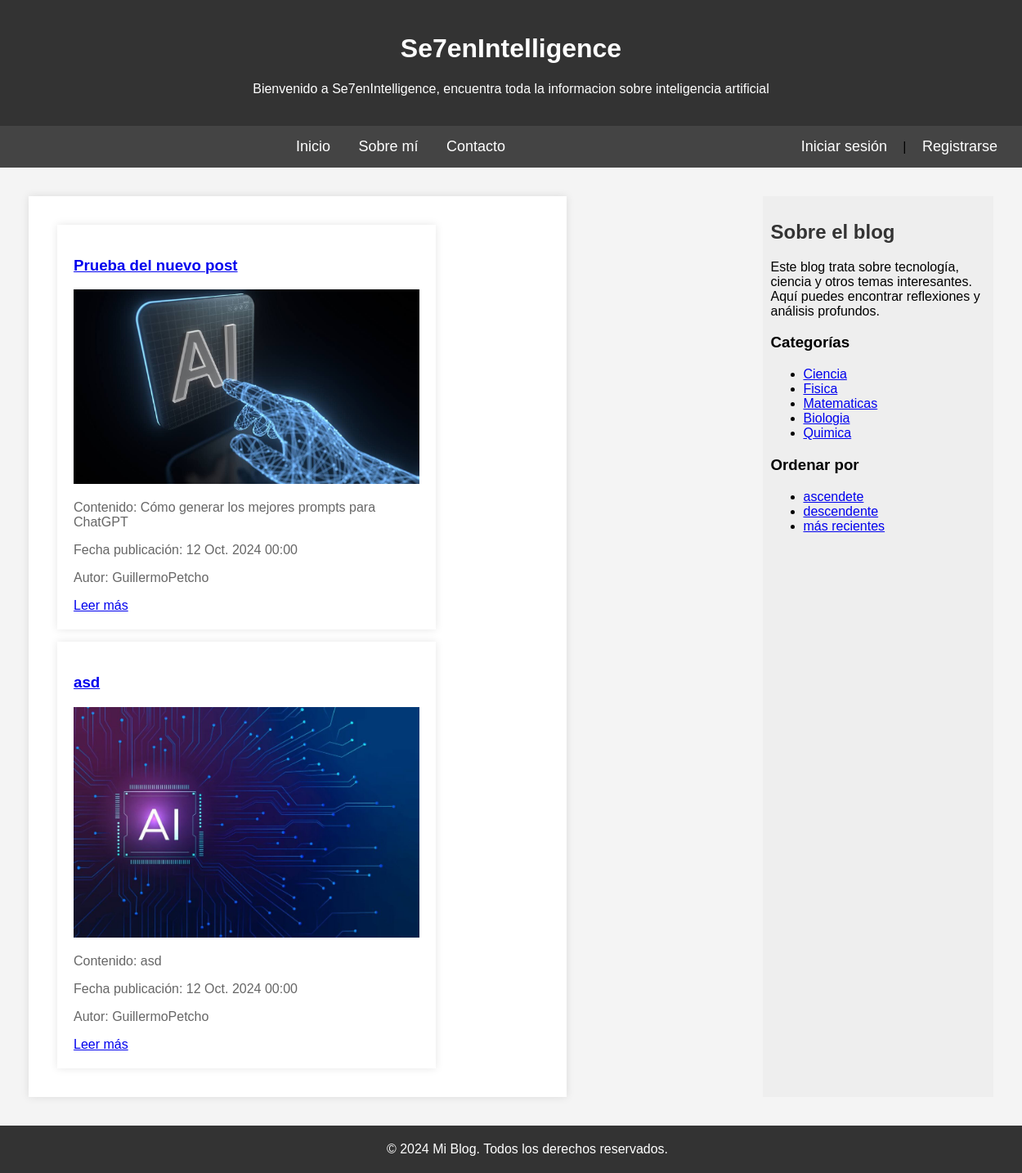
The page /inicio/ on the database its author committed.
### myblog/models.py (models this page shows, shortened)
class Post(models.Model):
    autor = models.ForeignKey(settings.AUTH_USER_MODEL, on_delete=models.CASCADE)
    titulo = models.CharField(max_length=200)
    resumen = models.TextField(max_length=50000)
    fecha_creacion = models.DateTimeField(default=timezone.now)
    fecha_publicacion = models.DateTimeField(blank=True, null=True)
    contenido = models.TextField(max_length=50000)
    imagen = models.ImageField(null=True, blank= True,upload_to= "img/posts", help_text= "Imagen del post")
    categorias = models.ManyToManyField(Categoria, related_name="posts")

class Categoria(models.Model):
    nombre = models.CharField(max_length=200,unique=True)

### myblog/views.py (the view)
# urls.py: path("inicio/", listar_posts, name="inicio"),  # Ruta para la vista de inicio
def listar_posts(request):
    posts = Post.objects.all()  # Obtén todos los posts
    categorias = Categoria.objects.all()  # Obtén todas las categorías
    ultimosposts = Post.objects.all().order_by('fecha_publicacion')  # Cambia si necesitas limitar e numero de posts
    categoria_id = request.GET.get('categoria')
    if categoria_id:
        posts = posts.filter(categorias__id=categoria_id)
    return render(request, 'inicio.html',
                  {'ultimosposts': ultimosposts,
                   'categorias': categorias ,
                   'mostrar_categorias': True,
                   'mostrar_fechas': True})

### templates/inicio.html
{% extends 'base.html' %}
{% block content %}
<section>
    <div class="post">
        {% if listar_posts_alfabeticamente %}
        <ul>
            {% for post in ultimosposts %}
                <li>{{ post.titulo }}</li>
            {% endfor %}
        </ul>
        {% else %}
                {% for post in ultimosposts %}
                <article class="post">
                    <h3><a href="{% url 'post_detalle' post.id %}">{{ post.titulo }}</a></h3>
                    {% if post.imagen %}
                    <img class="imagen" src="{{ post.imagen.url }}" alt="Imagen de {{ post.titulo }}" />
                    {% else %}
                        <p>No hay imagen disponible.</p>
                    {% endif %}
                    <p>Contenido: {{ post.resumen }}</p>
                    <p>Fecha publicación: {{ post.fecha_publicacion }}</p>
                    <p>Autor: {{ post.autor }}</p>
                    <a href="{% url 'post_detalle' post.id %}">Leer más</a>
                </article>
                {% empty %}
                    <p>No hay posts disponibles.</p>
                {% endfor %}
        {% endif %}
    </div>
</section>
{% endblock %}

### templates/base.html (shortened to what this page needs)
<!DOCTYPE html>
{% load static %}
<html lang="es">
<head>
</head>
<body>
<header>
    {% if user.is_authenticated %}
        <h1>Se7enIntelligence</h1>
        <p>Bienvenido {{ user.username }}, encuentra toda la informacion sobre inteligencia artificial</p>
    {% else %}
        <h1>Se7enIntelligence</h1>
        <p>Bienvenido a Se7enIntelligence, encuentra toda la informacion sobre inteligencia artificial</p>
    {% endif %}
</header>
<nav>
    <a href="{% url 'inicio' %}">Inicio</a>
    <a href="{% url 'acerca_de' %}">Sobre mí</a>
    <a href="{% url 'contacto' %}">Contacto</a>
    <span style="float: right;">
        {% if user.is_authenticated %}
        <form method="POST" action="{% url 'logout' %}" style="display:inline;">
            {% csrf_token %}
            <button type="submit">Cerrar sesión</button>
        </form>
    {% else %}
        <a href="{% url 'login' %}">Iniciar sesión</a> | <a href="{% url 'signup' %}">Registrarse</a>
    {% endif %}
    </span>
</nav>
<main>
    <section class = "container">
        {% block content %}
        {% endblock %}
    </section>
    <aside class="sidebar">
        <h2>Sobre el blog</h2>
        <p>Este blog trata sobre tecnología, ciencia y otros temas interesantes. Aquí puedes encontrar reflexiones y análisis profundos.</p>
        {% if mostrar_categorias %}
            <h3>Categorías</h3>
            <ul>
                {% for categoria in categorias %}
                    <li>
                        <a href="{% url 'listar_posts_por_categoria' categoria.id %}">
                            {{ categoria.nombre }}
                        </a>
                    </li>
                {% endfor %}
            </ul>
        {% endif %}
        {% if mostrar_fechas %}
        <div>
            <h3>Ordenar por</h3>
            <ul>
                <li>
                    <a href="{% url 'listar_posts_alfabeticamente' %}?orden=asc">ascendete</a>
                </li>
                <li>
                    <a href="{% url 'listar_posts_alfabeticamente' %}?orden=desc">descendente</a>
                </li>
                <li>
                    <a href="{% url 'listar_posts_fechas' %}">más recientes</a>
                </li>
            </ul>
        </div>
        {% endif %}
    </aside>
</main>
<footer>
    <p>&copy; 2024 Mi Blog. Todos los derechos reservados.</p>
</footer>
</body>
</html>

### templates/base.html (style rules this page uses)
body { font-family: Arial, sans-serif; margin: 0; padding: 0; background-color: #f4f4f4; }
header { background-color: #333; color: white; padding: 20px; text-align: center; }
nav { background-color: #444; padding: 15px; text-align: center; }
nav a { color: white; margin: 0 15px; text-decoration: none; font-size: 18px; }
main { display: flex; flex: 1; flex-wrap: wrap; justify-content: space-between; padding: 20px; }
.post { background-color: white; margin: 15px; padding: 20px; box-shadow: 0px 0px 10px rgba(0, 0, 0, 0.1); width: calc(70% - 10px); }
.imagen { width: 100%; }
.sidebar { background-color: #eee; padding: 10px; width: calc(25% - 40px); margin: 15px; }
.container { flex: 1; width: calc(70%); }
.post h2, .sidebar h2 { color: #333; }
.post p { color: #666; }
footer { background-color: #333; color: white; text-align: center; padding: 20px; position: relative; bottom: 0; width: 100%; }
footer p { margin: 0; }

### rows shown on the page
Post: titulo "Prueba del nuevo post", imagen (picture), resumen "Cómo generar los mejores prompts para ChatGPT", fecha_publicacion "12 Oct. 2024 00:00", autor "GuillermoPetcho"
Post: titulo "asd", imagen (picture), resumen "asd", fecha_publicacion "12 Oct. 2024 00:00", autor "GuillermoPetcho"
Categoria: nombre "Ciencia"
Categoria: nombre "Fisica"
Categoria: nombre "Matematicas"
Categoria: nombre "Biologia"
Categoria: nombre "Quimica"
